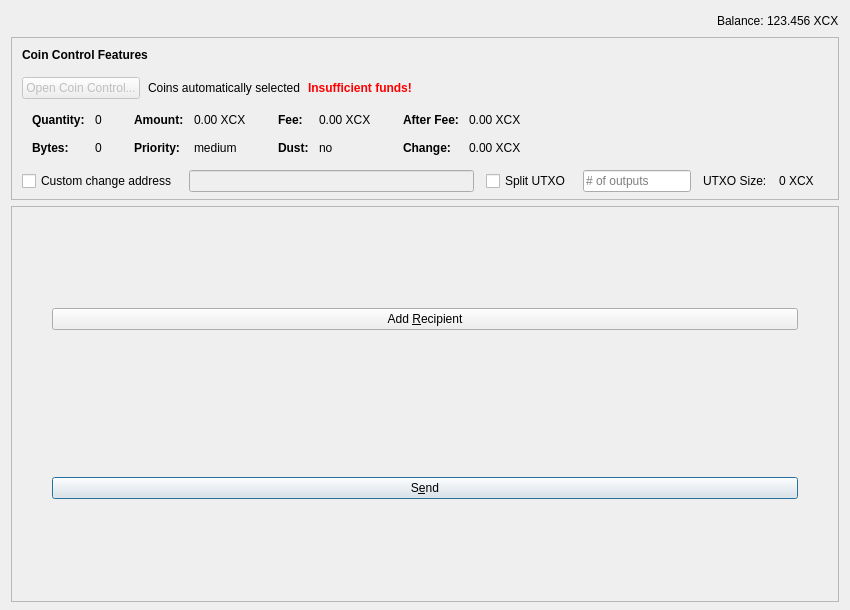
<?xml version="1.0" encoding="UTF-8"?>
<ui version="4.0">
 <class>SendCoinsDialog</class>
 <widget class="QDialog" name="SendCoinsDialog">
  <property name="geometry">
   <rect>
    <x>0</x>
    <y>0</y>
    <width>850</width>
    <height>610</height>
   </rect>
  </property>
  <property name="windowTitle">
   <string>Send Coins</string>
  </property>
  <layout class="QVBoxLayout" name="verticalLayout" stretch="0,0,1">
   <property name="bottomMargin">
    <number>8</number>
   </property>
   <item>
    <layout class="QHBoxLayout" name="horizontalLayout">
     <item>
      <layout class="QHBoxLayout" name="horizontalLayout_2">
       <property name="spacing">
        <number>3</number>
       </property>
       <item>
        <spacer name="horizontalSpacer">
         <property name="orientation">
          <enum>Qt::Horizontal</enum>
         </property>
         <property name="sizeHint" stdset="0">
          <size>
           <width>40</width>
           <height>20</height>
          </size>
         </property>
        </spacer>
       </item>
       <item>
        <widget class="QLabel" name="label">
         <property name="text">
          <string>Balance:</string>
         </property>
        </widget>
       </item>
       <item>
        <widget class="QLabel" name="labelBalance">
         <property name="sizePolicy">
          <sizepolicy hsizetype="Preferred" vsizetype="Fixed">
           <horstretch>0</horstretch>
           <verstretch>0</verstretch>
          </sizepolicy>
         </property>
         <property name="cursor">
          <cursorShape>IBeamCursor</cursorShape>
         </property>
         <property name="text">
          <string notr="true">123.456 XCX</string>
         </property>
         <property name="textInteractionFlags">
          <set>Qt::LinksAccessibleByMouse|Qt::TextSelectableByKeyboard|Qt::TextSelectableByMouse</set>
         </property>
        </widget>
       </item>
      </layout>
     </item>
    </layout>
   </item>
   <item>
    <widget class="QFrame" name="frameCoinControl">
     <property name="sizePolicy">
      <sizepolicy hsizetype="Expanding" vsizetype="MinimumExpanding">
       <horstretch>0</horstretch>
       <verstretch>0</verstretch>
      </sizepolicy>
     </property>
     <property name="maximumSize">
      <size>
       <width>16777215</width>
       <height>16777215</height>
      </size>
     </property>
     <property name="frameShape">
      <enum>QFrame::StyledPanel</enum>
     </property>
     <property name="frameShadow">
      <enum>QFrame::Sunken</enum>
     </property>
     <layout class="QVBoxLayout" name="verticalLayoutCoinControl2">
      <property name="spacing">
       <number>0</number>
      </property>
      <property name="leftMargin">
       <number>0</number>
      </property>
      <property name="topMargin">
       <number>0</number>
      </property>
      <property name="rightMargin">
       <number>0</number>
      </property>
      <property name="bottomMargin">
       <number>6</number>
      </property>
      <item>
       <layout class="QVBoxLayout" name="verticalLayoutCoinControl" stretch="0,0,0,0,1">
        <property name="spacing">
         <number>0</number>
        </property>
        <property name="leftMargin">
         <number>10</number>
        </property>
        <property name="topMargin">
         <number>10</number>
        </property>
        <item>
         <layout class="QHBoxLayout" name="horizontalLayoutCoinControl1">
          <property name="bottomMargin">
           <number>15</number>
          </property>
          <item>
           <widget class="QLabel" name="labelCoinControlFeatures">
            <property name="sizePolicy">
             <sizepolicy hsizetype="Preferred" vsizetype="Maximum">
              <horstretch>0</horstretch>
              <verstretch>0</verstretch>
             </sizepolicy>
            </property>
            <property name="font">
             <font>
              <weight>75</weight>
              <bold>true</bold>
             </font>
            </property>
            <property name="styleSheet">
             <string notr="true">font-weight:bold;</string>
            </property>
            <property name="text">
             <string>Coin Control Features</string>
            </property>
           </widget>
          </item>
         </layout>
        </item>
        <item>
         <layout class="QHBoxLayout" name="horizontalLayoutCoinControl2" stretch="0,0,0,0">
          <property name="spacing">
           <number>8</number>
          </property>
          <property name="bottomMargin">
           <number>10</number>
          </property>
          <item>
           <widget class="QPushButton" name="pushButtonCoinControl">
            <property name="enabled">
             <bool>false</bool>
            </property>
            <property name="styleSheet">
             <string notr="true"/>
            </property>
            <property name="text">
             <string>Open Coin Control...</string>
            </property>
            <property name="autoDefault">
             <bool>false</bool>
            </property>
           </widget>
          </item>
          <item>
           <widget class="QLabel" name="labelCoinControlAutomaticallySelected">
            <property name="text">
             <string>Coins automatically selected</string>
            </property>
            <property name="margin">
             <number>5</number>
            </property>
           </widget>
          </item>
          <item>
           <widget class="QLabel" name="labelCoinControlInsuffFunds">
            <property name="font">
             <font>
              <weight>75</weight>
              <bold>true</bold>
             </font>
            </property>
            <property name="styleSheet">
             <string notr="true">color:red;font-weight:bold;</string>
            </property>
            <property name="text">
             <string>Insufficient funds!</string>
            </property>
            <property name="margin">
             <number>5</number>
            </property>
           </widget>
          </item>
          <item>
           <spacer name="horizontalSpacerCoinControl">
            <property name="orientation">
             <enum>Qt::Horizontal</enum>
            </property>
            <property name="sizeHint" stdset="0">
             <size>
              <width>40</width>
              <height>1</height>
             </size>
            </property>
           </spacer>
          </item>
         </layout>
        </item>
        <item>
         <widget class="QWidget" name="widgetCoinControl" native="true">
          <property name="sizePolicy">
           <sizepolicy hsizetype="Preferred" vsizetype="Preferred">
            <horstretch>0</horstretch>
            <verstretch>0</verstretch>
           </sizepolicy>
          </property>
          <property name="minimumSize">
           <size>
            <width>0</width>
            <height>0</height>
           </size>
          </property>
          <property name="styleSheet">
           <string notr="true"/>
          </property>
          <layout class="QHBoxLayout" name="horizontalLayoutCoinControl5">
           <property name="leftMargin">
            <number>0</number>
           </property>
           <property name="topMargin">
            <number>0</number>
           </property>
           <property name="rightMargin">
            <number>0</number>
           </property>
           <property name="bottomMargin">
            <number>0</number>
           </property>
           <item>
            <layout class="QHBoxLayout" name="horizontalLayoutCoinControl3" stretch="0,0,0,1">
             <property name="spacing">
              <number>20</number>
             </property>
             <property name="topMargin">
              <number>0</number>
             </property>
             <property name="bottomMargin">
              <number>10</number>
             </property>
             <item>
              <layout class="QFormLayout" name="formLayoutCoinControl1">
               <property name="horizontalSpacing">
                <number>10</number>
               </property>
               <property name="verticalSpacing">
                <number>14</number>
               </property>
               <property name="leftMargin">
                <number>10</number>
               </property>
               <property name="topMargin">
                <number>4</number>
               </property>
               <property name="rightMargin">
                <number>6</number>
               </property>
               <item row="0" column="0">
                <widget class="QLabel" name="labelCoinControlQuantityText">
                 <property name="font">
                  <font>
                   <weight>75</weight>
                   <bold>true</bold>
                  </font>
                 </property>
                 <property name="text">
                  <string>Quantity:</string>
                 </property>
                 <property name="margin">
                  <number>0</number>
                 </property>
                </widget>
               </item>
               <item row="0" column="1">
                <widget class="QLabel" name="labelCoinControlQuantity">
                 <property name="cursor">
                  <cursorShape>IBeamCursor</cursorShape>
                 </property>
                 <property name="contextMenuPolicy">
                  <enum>Qt::ActionsContextMenu</enum>
                 </property>
                 <property name="text">
                  <string notr="true">0</string>
                 </property>
                 <property name="margin">
                  <number>0</number>
                 </property>
                 <property name="textInteractionFlags">
                  <set>Qt::LinksAccessibleByMouse|Qt::TextSelectableByKeyboard|Qt::TextSelectableByMouse</set>
                 </property>
                </widget>
               </item>
               <item row="1" column="0">
                <widget class="QLabel" name="labelCoinControlBytesText">
                 <property name="font">
                  <font>
                   <weight>75</weight>
                   <bold>true</bold>
                  </font>
                 </property>
                 <property name="text">
                  <string>Bytes:</string>
                 </property>
                </widget>
               </item>
               <item row="1" column="1">
                <widget class="QLabel" name="labelCoinControlBytes">
                 <property name="cursor">
                  <cursorShape>IBeamCursor</cursorShape>
                 </property>
                 <property name="contextMenuPolicy">
                  <enum>Qt::ActionsContextMenu</enum>
                 </property>
                 <property name="text">
                  <string notr="true">0</string>
                 </property>
                 <property name="textInteractionFlags">
                  <set>Qt::LinksAccessibleByMouse|Qt::TextSelectableByKeyboard|Qt::TextSelectableByMouse</set>
                 </property>
                </widget>
               </item>
              </layout>
             </item>
             <item>
              <layout class="QFormLayout" name="formLayoutCoinControl2">
               <property name="horizontalSpacing">
                <number>10</number>
               </property>
               <property name="verticalSpacing">
                <number>14</number>
               </property>
               <property name="leftMargin">
                <number>6</number>
               </property>
               <property name="topMargin">
                <number>4</number>
               </property>
               <property name="rightMargin">
                <number>6</number>
               </property>
               <item row="0" column="0">
                <widget class="QLabel" name="labelCoinControlAmountText">
                 <property name="font">
                  <font>
                   <weight>75</weight>
                   <bold>true</bold>
                  </font>
                 </property>
                 <property name="text">
                  <string>Amount:</string>
                 </property>
                 <property name="margin">
                  <number>0</number>
                 </property>
                </widget>
               </item>
               <item row="0" column="1">
                <widget class="QLabel" name="labelCoinControlAmount">
                 <property name="cursor">
                  <cursorShape>IBeamCursor</cursorShape>
                 </property>
                 <property name="contextMenuPolicy">
                  <enum>Qt::ActionsContextMenu</enum>
                 </property>
                 <property name="text">
                  <string notr="true">0.00 XCX</string>
                 </property>
                 <property name="textInteractionFlags">
                  <set>Qt::LinksAccessibleByMouse|Qt::TextSelectableByKeyboard|Qt::TextSelectableByMouse</set>
                 </property>
                </widget>
               </item>
               <item row="1" column="0">
                <widget class="QLabel" name="labelCoinControlPriorityText">
                 <property name="font">
                  <font>
                   <weight>75</weight>
                   <bold>true</bold>
                  </font>
                 </property>
                 <property name="text">
                  <string>Priority:</string>
                 </property>
                </widget>
               </item>
               <item row="1" column="1">
                <widget class="QLabel" name="labelCoinControlPriority">
                 <property name="cursor">
                  <cursorShape>IBeamCursor</cursorShape>
                 </property>
                 <property name="contextMenuPolicy">
                  <enum>Qt::ActionsContextMenu</enum>
                 </property>
                 <property name="text">
                  <string>medium</string>
                 </property>
                 <property name="textInteractionFlags">
                  <set>Qt::LinksAccessibleByMouse|Qt::TextSelectableByKeyboard|Qt::TextSelectableByMouse</set>
                 </property>
                </widget>
               </item>
              </layout>
             </item>
             <item>
              <layout class="QFormLayout" name="formLayoutCoinControl3">
               <property name="horizontalSpacing">
                <number>10</number>
               </property>
               <property name="verticalSpacing">
                <number>14</number>
               </property>
               <property name="leftMargin">
                <number>6</number>
               </property>
               <property name="topMargin">
                <number>4</number>
               </property>
               <property name="rightMargin">
                <number>6</number>
               </property>
               <item row="0" column="0">
                <widget class="QLabel" name="labelCoinControlFeeText">
                 <property name="font">
                  <font>
                   <weight>75</weight>
                   <bold>true</bold>
                  </font>
                 </property>
                 <property name="text">
                  <string>Fee:</string>
                 </property>
                 <property name="margin">
                  <number>0</number>
                 </property>
                </widget>
               </item>
               <item row="0" column="1">
                <widget class="QLabel" name="labelCoinControlFee">
                 <property name="cursor">
                  <cursorShape>IBeamCursor</cursorShape>
                 </property>
                 <property name="contextMenuPolicy">
                  <enum>Qt::ActionsContextMenu</enum>
                 </property>
                 <property name="text">
                  <string notr="true">0.00 XCX</string>
                 </property>
                 <property name="textInteractionFlags">
                  <set>Qt::LinksAccessibleByMouse|Qt::TextSelectableByKeyboard|Qt::TextSelectableByMouse</set>
                 </property>
                </widget>
               </item>
               <item row="1" column="0">
                <widget class="QLabel" name="labelCoinControlLowOutputText">
                 <property name="font">
                  <font>
                   <weight>75</weight>
                   <bold>true</bold>
                  </font>
                 </property>
                 <property name="text">
                  <string>Dust:</string>
                 </property>
                </widget>
               </item>
               <item row="1" column="1">
                <widget class="QLabel" name="labelCoinControlLowOutput">
                 <property name="cursor">
                  <cursorShape>IBeamCursor</cursorShape>
                 </property>
                 <property name="contextMenuPolicy">
                  <enum>Qt::ActionsContextMenu</enum>
                 </property>
                 <property name="text">
                  <string>no</string>
                 </property>
                 <property name="textInteractionFlags">
                  <set>Qt::LinksAccessibleByMouse|Qt::TextSelectableByKeyboard|Qt::TextSelectableByMouse</set>
                 </property>
                </widget>
               </item>
              </layout>
             </item>
             <item>
              <layout class="QFormLayout" name="formLayoutCoinControl4">
               <property name="horizontalSpacing">
                <number>10</number>
               </property>
               <property name="verticalSpacing">
                <number>14</number>
               </property>
               <property name="leftMargin">
                <number>6</number>
               </property>
               <property name="topMargin">
                <number>4</number>
               </property>
               <property name="rightMargin">
                <number>6</number>
               </property>
               <item row="0" column="0">
                <widget class="QLabel" name="labelCoinControlAfterFeeText">
                 <property name="font">
                  <font>
                   <weight>75</weight>
                   <bold>true</bold>
                  </font>
                 </property>
                 <property name="text">
                  <string>After Fee:</string>
                 </property>
                 <property name="margin">
                  <number>0</number>
                 </property>
                </widget>
               </item>
               <item row="0" column="1">
                <widget class="QLabel" name="labelCoinControlAfterFee">
                 <property name="cursor">
                  <cursorShape>IBeamCursor</cursorShape>
                 </property>
                 <property name="contextMenuPolicy">
                  <enum>Qt::ActionsContextMenu</enum>
                 </property>
                 <property name="text">
                  <string notr="true">0.00 XCX</string>
                 </property>
                 <property name="textInteractionFlags">
                  <set>Qt::LinksAccessibleByMouse|Qt::TextSelectableByKeyboard|Qt::TextSelectableByMouse</set>
                 </property>
                </widget>
               </item>
               <item row="1" column="0">
                <widget class="QLabel" name="labelCoinControlChangeText">
                 <property name="font">
                  <font>
                   <weight>75</weight>
                   <bold>true</bold>
                  </font>
                 </property>
                 <property name="text">
                  <string>Change:</string>
                 </property>
                </widget>
               </item>
               <item row="1" column="1">
                <widget class="QLabel" name="labelCoinControlChange">
                 <property name="cursor">
                  <cursorShape>IBeamCursor</cursorShape>
                 </property>
                 <property name="contextMenuPolicy">
                  <enum>Qt::ActionsContextMenu</enum>
                 </property>
                 <property name="text">
                  <string notr="true">0.00 XCX</string>
                 </property>
                 <property name="textInteractionFlags">
                  <set>Qt::LinksAccessibleByMouse|Qt::TextSelectableByKeyboard|Qt::TextSelectableByMouse</set>
                 </property>
                </widget>
               </item>
              </layout>
             </item>
            </layout>
           </item>
          </layout>
         </widget>
        </item>
        <item>
         <layout class="QHBoxLayout" name="horizontalLayoutCoinControl4" stretch="0,0,0,0,0,0,0">
          <property name="spacing">
           <number>12</number>
          </property>
          <property name="sizeConstraint">
           <enum>QLayout::SetDefaultConstraint</enum>
          </property>
          <property name="topMargin">
           <number>5</number>
          </property>
          <property name="rightMargin">
           <number>5</number>
          </property>
          <item>
           <widget class="QCheckBox" name="checkBoxCoinControlChange">
            <property name="toolTip">
             <string>If this is activated, but the change address is empty or invalid, change will be sent to a newly generated address.</string>
            </property>
            <property name="text">
             <string>Custom change address</string>
            </property>
           </widget>
          </item>
          <item>
           <widget class="QValidatedLineEdit" name="lineEditCoinControlChange">
            <property name="enabled">
             <bool>false</bool>
            </property>
            <property name="sizePolicy">
             <sizepolicy hsizetype="Expanding" vsizetype="Fixed">
              <horstretch>0</horstretch>
              <verstretch>0</verstretch>
             </sizepolicy>
            </property>
           </widget>
          </item>
          <item>
           <widget class="QCheckBox" name="splitBlockCheckBox">
            <property name="text">
             <string>Split UTXO</string>
            </property>
           </widget>
          </item>
          <item>
           <widget class="QLineEdit" name="splitBlockLineEdit">
            <property name="sizePolicy">
             <sizepolicy hsizetype="Fixed" vsizetype="Fixed">
              <horstretch>50</horstretch>
              <verstretch>0</verstretch>
             </sizepolicy>
            </property>
            <property name="placeholderText">
             <string># of outputs</string>
            </property>
           </widget>
          </item>
          <item>
           <widget class="QLabel" name="labelBlockSizeText">
            <property name="text">
             <string>UTXO Size:</string>
            </property>
           </widget>
          </item>
          <item>
           <widget class="QLabel" name="labelBlockSize">
            <property name="text">
             <string>0 XCX</string>
            </property>
           </widget>
          </item>
          <item>
           <widget class="QLabel" name="labelCoinControlChangeLabel">
            <property name="sizePolicy">
             <sizepolicy hsizetype="Preferred" vsizetype="Expanding">
              <horstretch>0</horstretch>
              <verstretch>0</verstretch>
             </sizepolicy>
            </property>
            <property name="minimumSize">
             <size>
              <width>0</width>
              <height>0</height>
             </size>
            </property>
            <property name="text">
             <string/>
            </property>
            <property name="margin">
             <number>3</number>
            </property>
           </widget>
          </item>
         </layout>
        </item>
        <item>
         <spacer name="verticalSpacerCoinControl">
          <property name="orientation">
           <enum>Qt::Vertical</enum>
          </property>
          <property name="sizeHint" stdset="0">
           <size>
            <width>800</width>
            <height>1</height>
           </size>
          </property>
         </spacer>
        </item>
       </layout>
      </item>
     </layout>
    </widget>
   </item>
   <item>
    <widget class="QScrollArea" name="scrollArea">
     <property name="widgetResizable">
      <bool>true</bool>
     </property>
     <widget class="QWidget" name="scrollAreaWidgetContents">
      <property name="geometry">
       <rect>
        <x>0</x>
        <y>0</y>
        <width>830</width>
        <height>390</height>
       </rect>
      </property>
      <layout class="QVBoxLayout" name="verticalLayout_2" stretch="0,0,0,0">
       <property name="leftMargin">
        <number>0</number>
       </property>
       <property name="topMargin">
        <number>0</number>
       </property>
       <property name="rightMargin">
        <number>0</number>
       </property>
       <property name="bottomMargin">
        <number>0</number>
       </property>
       <item>
        <layout class="QVBoxLayout" name="entries">
         <property name="spacing">
          <number>6</number>
         </property>
        </layout>
       </item>
       <item>
        <layout class="QHBoxLayout" name="horizontalLayout_3">
         <item>
          <spacer name="horizontalSpacer_2">
           <property name="orientation">
            <enum>Qt::Horizontal</enum>
           </property>
           <property name="sizeType">
            <enum>QSizePolicy::Fixed</enum>
           </property>
           <property name="sizeHint" stdset="0">
            <size>
             <width>40</width>
             <height>20</height>
            </size>
           </property>
          </spacer>
         </item>
         <item>
          <widget class="QPushButton" name="addButton">
           <property name="toolTip">
            <string>Send to multiple recipients at once</string>
           </property>
           <property name="text">
            <string>Add &amp;Recipient</string>
           </property>
           <property name="icon">
            <iconset>
             <normaloff>:/icons/add</normaloff>:/icons/add</iconset>
           </property>
           <property name="autoDefault">
            <bool>false</bool>
           </property>
          </widget>
         </item>
         <item>
          <spacer name="horizontalSpacer_3">
           <property name="orientation">
            <enum>Qt::Horizontal</enum>
           </property>
           <property name="sizeType">
            <enum>QSizePolicy::Fixed</enum>
           </property>
           <property name="sizeHint" stdset="0">
            <size>
             <width>40</width>
             <height>20</height>
            </size>
           </property>
          </spacer>
         </item>
        </layout>
       </item>
       <item>
        <spacer name="verticalSpacer_2">
         <property name="orientation">
          <enum>Qt::Vertical</enum>
         </property>
         <property name="sizeType">
          <enum>QSizePolicy::Fixed</enum>
         </property>
         <property name="sizeHint" stdset="0">
          <size>
           <width>20</width>
           <height>40</height>
          </size>
         </property>
        </spacer>
       </item>
       <item>
        <layout class="QVBoxLayout" name="verticalLayout_4">
         <item>
          <layout class="QHBoxLayout" name="horizontalLayoutSend_2">
           <item>
            <spacer name="horizontalSpacerSendL_2">
             <property name="orientation">
              <enum>Qt::Horizontal</enum>
             </property>
             <property name="sizeType">
              <enum>QSizePolicy::Fixed</enum>
             </property>
             <property name="sizeHint" stdset="0">
              <size>
               <width>40</width>
               <height>0</height>
              </size>
             </property>
            </spacer>
           </item>
           <item>
            <widget class="QPushButton" name="sendButton">
             <property name="minimumSize">
              <size>
               <width>150</width>
               <height>0</height>
              </size>
             </property>
             <property name="toolTip">
              <string>Confirm the send action</string>
             </property>
             <property name="text">
              <string>S&amp;end</string>
             </property>
             <property name="icon">
              <iconset>
               <normaloff>:/icons/send</normaloff>:/icons/send</iconset>
             </property>
             <property name="autoDefault">
              <bool>false</bool>
             </property>
             <property name="default">
              <bool>true</bool>
             </property>
            </widget>
           </item>
           <item>
            <spacer name="horizontalSpacerSendR_2">
             <property name="orientation">
              <enum>Qt::Horizontal</enum>
             </property>
             <property name="sizeType">
              <enum>QSizePolicy::Fixed</enum>
             </property>
             <property name="sizeHint" stdset="0">
              <size>
               <width>40</width>
               <height>0</height>
              </size>
             </property>
            </spacer>
           </item>
          </layout>
         </item>
        </layout>
       </item>
      </layout>
     </widget>
    </widget>
   </item>
  </layout>
 </widget>
 <customwidgets>
  <customwidget>
   <class>QValidatedLineEdit</class>
   <extends>QLineEdit</extends>
   <header>qvalidatedlineedit.h</header>
  </customwidget>
 </customwidgets>
 <resources/>
 <connections/>
 <buttongroups>
  <buttongroup name="groupFee"/>
 </buttongroups>
</ui>
